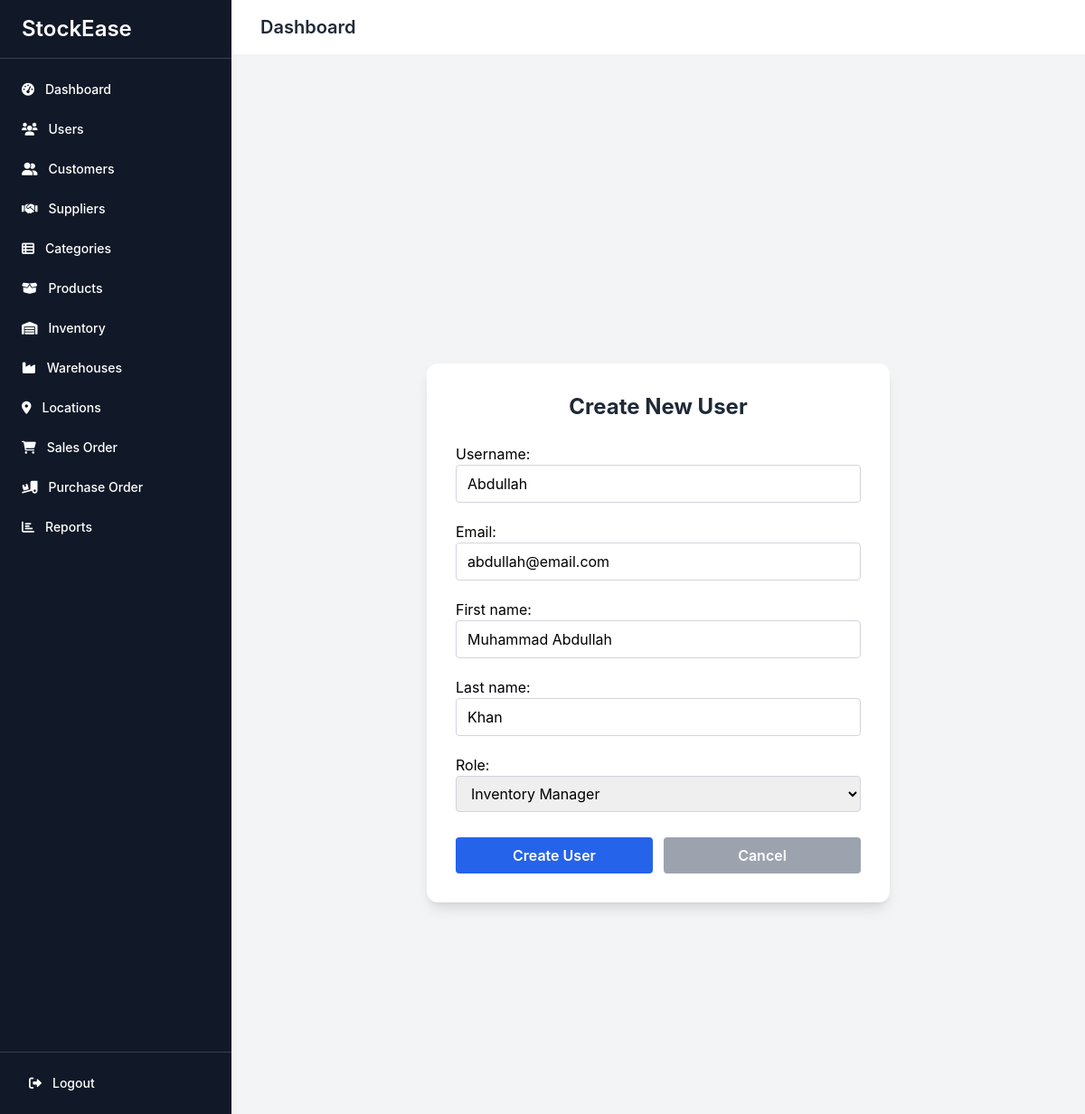
Page /users/2/edit/ (signed in) on the committed database.
### core/models.py (models this page shows, shortened)
class User(AbstractUser):
    role = models.CharField(max_length=50, choices=[
        ('administrator', 'Administrator'),
        ('inventory_manager', 'Inventory Manager'),
        ('salesperson', 'Salesperson'),
        ('purchasing_officer', 'Purchasing Officer'),
    ], default='administrator')

### core/views.py (the view)
# urls.py: path('users/<int:pk>/edit/', views.user_update, name='user_update'),
@login_required
@user_passes_test(is_admin)
def user_update(request, pk):
    user = get_object_or_404(User, pk=pk)
    if request.method == 'POST':
        form = UserUpdateForm(request.POST, instance=user)
        if form.is_valid():
            form.save()
            messages.success(request, 'User updated successfully!')
            return redirect('user_list')
    else:
        form = UserUpdateForm(instance=user)
    return render(request, 'core/user_form.html', {'form': form, 'title': 'Edit User'})

### core/forms.py
class UserUpdateForm(UserChangeForm):
    password = None  # Hide password field in update
    email = forms.EmailField(required=True, widget=forms.EmailInput(attrs={
        'class': 'form-input',
        'placeholder': 'Email address',
    }))
    first_name = forms.CharField(required=False, widget=forms.TextInput(attrs={
        'class': 'form-input',
        'placeholder': 'First name',
    }))
    last_name = forms.CharField(required=False, widget=forms.TextInput(attrs={
        'class': 'form-input',
        'placeholder': 'Last name',
    }))
    role = forms.ChoiceField(choices=User._meta.get_field('role').choices, widget=forms.Select(attrs={
        'class': 'form-select',
    }))
    class Meta:
        model = User
        fields = ('username', 'email', 'first_name', 'last_name', 'role')
        widgets = {
            'username': forms.TextInput(attrs={'class': 'form-input', 'placeholder': 'Username'}),
        }

### core/views.py (called while the page is built)
def is_admin(user):
    return user.is_authenticated and user.role == 'administrator'

### core/templates/core/user_form.html (shortened to what this page needs)
{% extends 'core/base.html' %}
{% load static %}
{% load widget_tweaks %}
{% block content %}
<div class="min-h-screen flex items-center justify-center bg-gray-100">
  <div class="w-full max-w-lg bg-white rounded-xl shadow-lg p-8">
    <h2 class="text-2xl font-bold text-center text-gray-800 mb-6">Create New User</h2>
    <form id="user-form" method="post" novalidate class="space-y-5">
      <div>
        {{ form.username.label_tag }}
        {{ form.username|add_class:'input input-bordered w-full px-3 py-2 border border-gray-300 rounded focus:outline-none focus:ring-2 focus:ring-blue-400' }}
      </div>
      <div>
        {{ form.email.label_tag }}
        {{ form.email|add_class:'input input-bordered w-full px-3 py-2 border border-gray-300 rounded focus:outline-none focus:ring-2 focus:ring-blue-400' }}
      </div>
      <div>
        {{ form.first_name.label_tag }}
        {{ form.first_name|add_class:'input input-bordered w-full px-3 py-2 border border-gray-300 rounded focus:outline-none focus:ring-2 focus:ring-blue-400' }}
      </div>
      <div>
        {{ form.last_name.label_tag }}
        {{ form.last_name|add_class:'input input-bordered w-full px-3 py-2 border border-gray-300 rounded focus:outline-none focus:ring-2 focus:ring-blue-400' }}
      </div>
      <div>
        {{ form.role.label_tag }}
        {{ form.role|add_class:'input input-bordered w-full px-3 py-2 border border-gray-300 rounded focus:outline-none focus:ring-2 focus:ring-blue-400' }}
      </div>
      <div class="flex gap-3 pt-2">
        <button type="submit" class="w-1/2 py-2 px-4 bg-blue-600 hover:bg-blue-700 text-white font-semibold rounded transition">Create User</button>
        <a href="{% url 'user_list' %}" class="w-1/2 py-2 px-4 bg-gray-400 hover:bg-gray-500 text-white font-semibold rounded text-center transition">Cancel</a>
      </div>
    </form>
  </div>
</div>
{% endblock %}

### rows in the picture
User: username "Abdullah", email "abdullah@email.com", first_name "Muhammad Abdullah", last_name "Khan", role "Inventory Manager"
